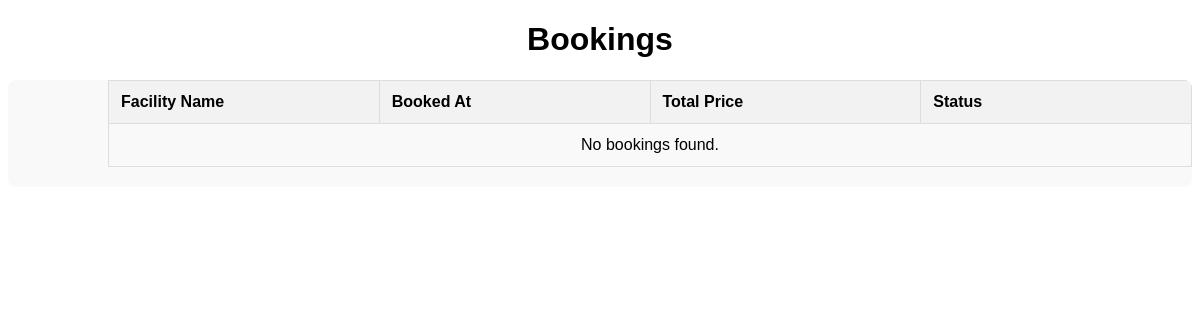
Page /viewbookings.php on the earlier database version.
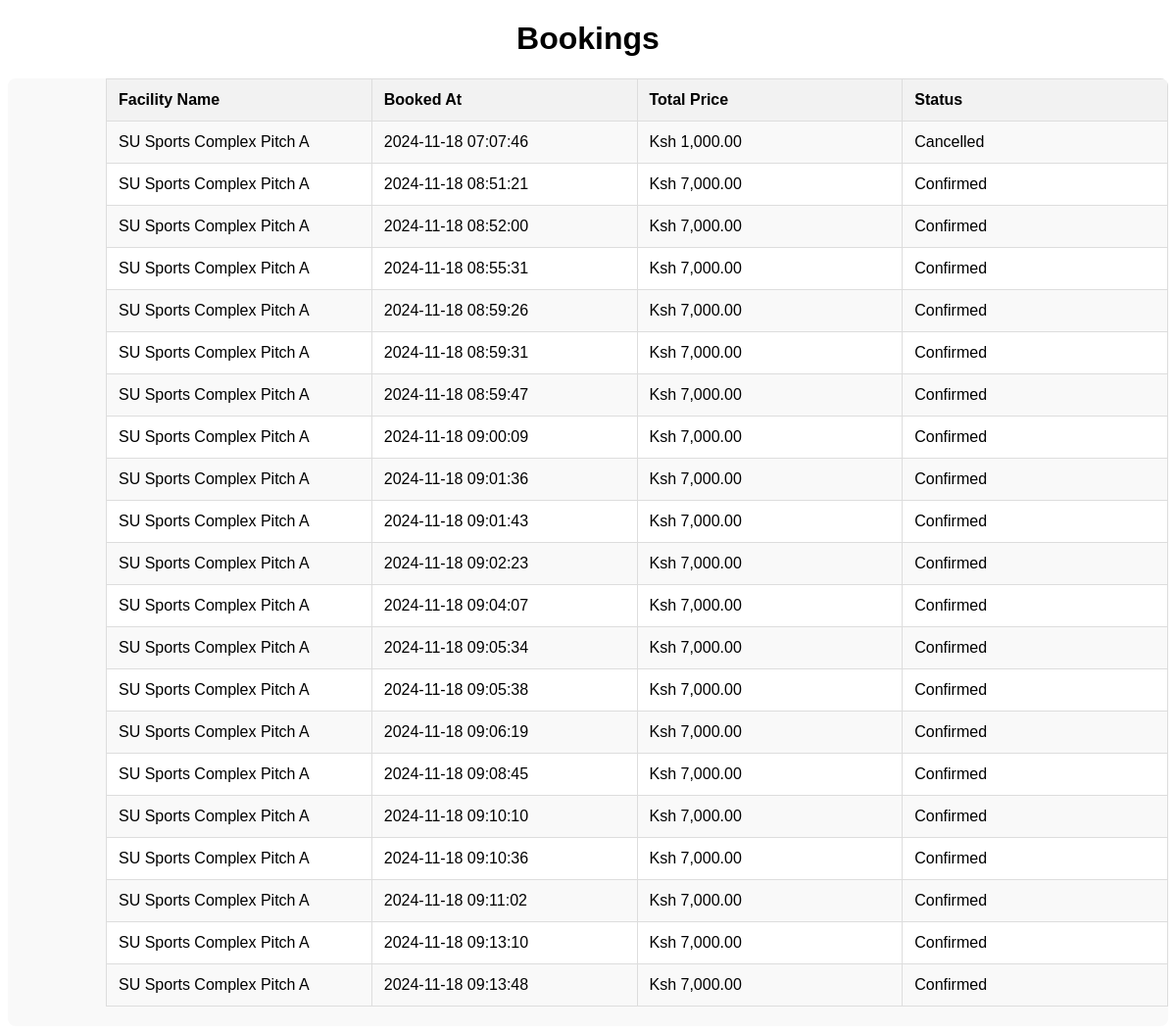
Same page on the later database version.
### tables this page shows
CREATE TABLE `tbl_bookings` (
  `booking_id` bigint(10) NOT NULL,
  `facilityId` bigint(10) NOT NULL,
  `userId` bigint(10) NOT NULL,
  `booked_at` timestamp NOT NULL DEFAULT current_timestamp(),
  `updated_at` timestamp NOT NULL DEFAULT current_timestamp() ON UPDATE current_timestamp(),
  `dateBooked` date NOT NULL,
  `start_time` varchar(10) NOT NULL,
  `end_time` varchar(10) NOT NULL,
  `totalprice` varchar(10) NOT NULL,
  `to_borrow` text NOT NULL,
  `paystatus_id` tinyint(1) DEFAULT NULL,
  `statusId` tinyint(1) DEFAULT NULL
);

CREATE TABLE `tbl_facilities` (
  `facilityId` bigint(10) NOT NULL,
  `name` varchar(255) NOT NULL,
  `description` text NOT NULL,
  `latitude` decimal(10,8) NOT NULL,
  `longitude` decimal(11,8) NOT NULL,
  `place_id` varchar(255) NOT NULL,
  `price_per_hour` decimal(10,2) NOT NULL,
  `max_capacity` int(11) NOT NULL,
  `open_time` varchar(10) NOT NULL,
  `contact` varchar(10) NOT NULL,
  `close_time` varchar(10) NOT NULL,
  `created_at` timestamp NOT NULL DEFAULT current_timestamp(),
  `updated_at` timestamp NOT NULL DEFAULT current_timestamp() ON UPDATE current_timestamp(),
  `userid` bigint(10) NOT NULL,
  `statusId` tinyint(1) NOT NULL,
  `typeId` tinyint(4) NOT NULL
);

### src/database/dbconnection.php (called while the page is built, shortened)
<?php
class Dbconnection
{
    private $connection;
    public function connection($DB_HOST, $DB_PORT, $DB_USER, $DB_PASS, $DB_NAME)
    {
        if ($DB_PORT <> null) {
            $DB_HOST .= ":" . $DB_PORT;
        }
        try {
            $this->connection = new PDO("mysql:host=$DB_HOST;dbname=$DB_NAME", $DB_USER, $DB_PASS);
            $this->connection->setAttribute(
                PDO::ATTR_ERRMODE,
                PDO::ERRMODE_EXCEPTION
            );
        } catch (PDOException $e) {
            echo "Connection Failed: ". $e->getMessage();
        }
    }
    public function select_custom($query)
    {
        try {
            $stmt = $this->connection->prepare($query);
            $stmt->execute();
            return $stmt->fetchAll(PDO::FETCH_ASSOC);
        } catch (PDOException $e) {
            error_log("Query Error: " . $e->getMessage(), 3, 'errors/error.log');
            return [];
        }
    }
}

### src/viewbookings.php (the view, shortened to what this page needs)
<?php
require_once 'C:\xampp\htdocs\Playtime\playtime\src\database\dbconnection.php';
$db = new Dbconnection('localhost', 3306, 'root', 'Njorogez#17', 'railway');
$query = "
    SELECT
        f.name AS facility_name,
        b.booked_at,
        b.totalprice,
        b.statusId
    FROM
        tbl_bookings b
    LEFT JOIN
        tbl_facilities f ON b.facilityId = f.facilityId
";
$bookings = $db->select_custom($query);
?>
<!DOCTYPE html>
<html lang="en">
<head>
    <link rel="stylesheet" href="owner.css">
</head>
<body>
    <h1> Bookings</h1>
    <div id="staff-table-container">
        <table>
            <thead>
                <tr>
                    <th>Facility Name</th>
                    <th>Booked At</th>
                    <th>Total Price</th>
                    <th>Status</th>
                </tr>
            </thead>
            <tbody>
                <?php if (!empty($bookings)): ?>
                    <?php foreach ($bookings as $booking): ?>
                        <tr>
                            <td><?= htmlspecialchars($booking['facility_name']); ?></td>
                            <td><?= htmlspecialchars($booking['booked_at']); ?></td>
                            <td>Ksh <?= htmlspecialchars(number_format($booking['totalprice'], 2)); ?></td>
                            <td>
                                <?= $booking['statusId'] == 1 ? 'Confirmed' : ($booking['statusId'] == 2 ? 'Pending' : 'Cancelled'); ?>
                            </td>
                        </tr>
                    <?php endforeach; ?>
                <?php else: ?>
                    <tr>
                        <td colspan="4" style="text-align: center;">No bookings found.</td>
                    </tr>
                <?php endif; ?>
            </tbody>
        </table>
    </div>
</body>
</html>

### src/owner.css (style rules this page uses)
body { font-family: 'Montserrat', sans-serif; }
h1 { text-align: center; }
body { font-family: Arial, sans-serif; }
#staff-table-container { margin-top: 20px; padding-left: 100px; overflow-x: auto; background-color: #f9f9f9; border-radius: 8px; }
table { width: 100%; border-collapse: collapse; table-layout: fixed; margin-bottom: 20px; }
th, td { padding: 12px; border: 1px solid #ddd; text-align: left; }
th { background-color: #f2f2f2; font-weight: bold; }
tr:nth-child(odd) { background-color: #f9f9f9; }
tr:nth-child(even) { background-color: #fff; }

Differences in the rows shown:
added tbl_bookings: facilityId.name "SU Sports Complex Pitch A", booked_at "2024-11-18 07:07:46", totalprice "1,000.00", shows "Cancelled"
added tbl_bookings: facilityId.name "SU Sports Complex Pitch A", booked_at "2024-11-18 08:51:21", totalprice "7,000.00", shows "Confirmed"
added tbl_bookings: facilityId.name "SU Sports Complex Pitch A", booked_at "2024-11-18 08:52:00", totalprice "7,000.00", shows "Confirmed"
added tbl_bookings: facilityId.name "SU Sports Complex Pitch A", booked_at "2024-11-18 08:55:31", totalprice "7,000.00", shows "Confirmed"
added tbl_bookings: facilityId.name "SU Sports Complex Pitch A", booked_at "2024-11-18 08:59:26", totalprice "7,000.00", shows "Confirmed"
added tbl_bookings: facilityId.name "SU Sports Complex Pitch A", booked_at "2024-11-18 08:59:31", totalprice "7,000.00", shows "Confirmed"
added tbl_bookings: facilityId.name "SU Sports Complex Pitch A", booked_at "2024-11-18 08:59:47", totalprice "7,000.00", shows "Confirmed"
added tbl_bookings: facilityId.name "SU Sports Complex Pitch A", booked_at "2024-11-18 09:00:09", totalprice "7,000.00", shows "Confirmed"
added tbl_bookings: facilityId.name "SU Sports Complex Pitch A", booked_at "2024-11-18 09:01:36", totalprice "7,000.00", shows "Confirmed"
added tbl_bookings: facilityId.name "SU Sports Complex Pitch A", booked_at "2024-11-18 09:01:43", totalprice "7,000.00", shows "Confirmed"
added tbl_bookings: facilityId.name "SU Sports Complex Pitch A", booked_at "2024-11-18 09:02:23", totalprice "7,000.00", shows "Confirmed"
added tbl_bookings: facilityId.name "SU Sports Complex Pitch A", booked_at "2024-11-18 09:04:07", totalprice "7,000.00", shows "Confirmed"
added tbl_bookings: facilityId.name "SU Sports Complex Pitch A", booked_at "2024-11-18 09:05:34", totalprice "7,000.00", shows "Confirmed"
added tbl_bookings: facilityId.name "SU Sports Complex Pitch A", booked_at "2024-11-18 09:05:38", totalprice "7,000.00", shows "Confirmed"
added tbl_bookings: facilityId.name "SU Sports Complex Pitch A", booked_at "2024-11-18 09:06:19", totalprice "7,000.00", shows "Confirmed"
added tbl_bookings: facilityId.name "SU Sports Complex Pitch A", booked_at "2024-11-18 09:08:45", totalprice "7,000.00", shows "Confirmed"
added tbl_bookings: facilityId.name "SU Sports Complex Pitch A", booked_at "2024-11-18 09:10:10", totalprice "7,000.00", shows "Confirmed"
added tbl_bookings: facilityId.name "SU Sports Complex Pitch A", booked_at "2024-11-18 09:10:36", totalprice "7,000.00", shows "Confirmed"
added tbl_bookings: facilityId.name "SU Sports Complex Pitch A", booked_at "2024-11-18 09:11:02", totalprice "7,000.00", shows "Confirmed"
added tbl_bookings: facilityId.name "SU Sports Complex Pitch A", booked_at "2024-11-18 09:13:10", totalprice "7,000.00", shows "Confirmed"
added tbl_bookings: facilityId.name "SU Sports Complex Pitch A", booked_at "2024-11-18 09:13:48", totalprice "7,000.00", shows "Confirmed"
Other differences:
text no longer shown: "No bookings found."
